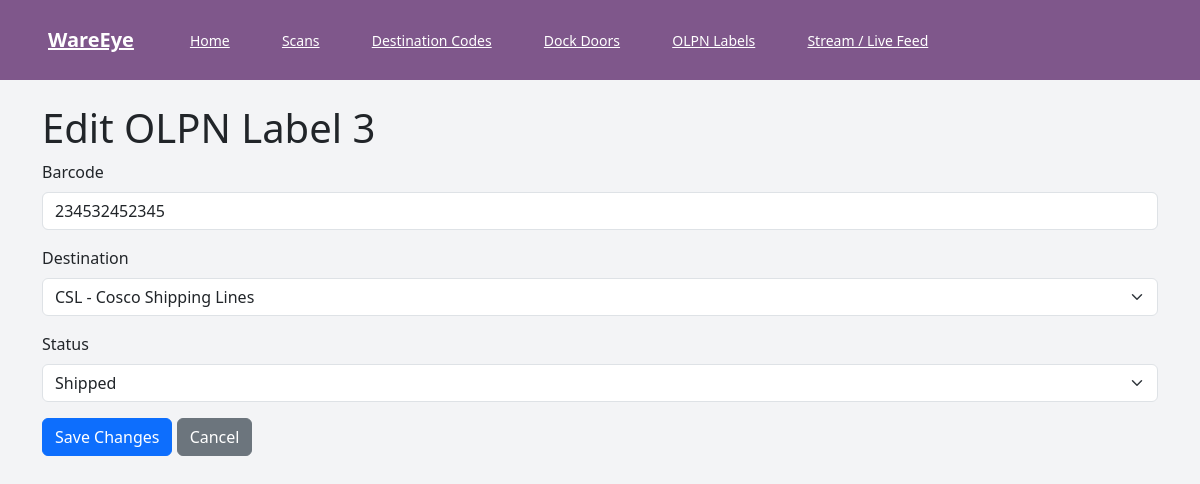
Screenshot of /facility/olpn-labels/3/edit with the database file from the repository.
### models.py (models this page shows, shortened)
class OLPNLabel(db.Model):
    __tablename__ = "olpn_labels"
    id = db.Column(db.Integer, primary_key=True)
    barcode = db.Column(db.String, nullable=False, unique=True, index=True)
    destination_code_id = db.Column(
        db.Integer, db.ForeignKey("destination_codes.id"), nullable=False
    )
    status = db.Column(db.String(16), nullable=False, default="pending")
    created_at = db.Column(db.DateTime, nullable=False, default=datetime.utcnow)
    updated_at = db.Column(
        db.DateTime, nullable=False, default=datetime.utcnow, onupdate=datetime.utcnow
    )
    destination = db.relationship("DestinationCode")

class DestinationCode(db.Model):
    __tablename__ = "destination_codes"
    id = db.Column(db.Integer, primary_key=True)
    code = db.Column(db.String(8), nullable=False, unique=True)
    name = db.Column(db.String(64), nullable=False)

### facility_routes.py (the view, shortened to what this page needs)
@facility_bp.route("/olpn-labels/<int:label_id>/edit", methods=["GET", "POST"])
def edit_olpn_label(label_id: int):
    label = OLPNLabel.query.get_or_404(label_id)
    codes = DestinationCode.query.order_by(DestinationCode.code).all()
    return render_template("facility/olpn_label_edit.html", label=label, codes=codes)

### templates/facility/olpn_label_edit.html (shortened to what this page needs)
{% extends 'base.html' %}
{% block content %}
<h1>Edit OLPN Label {{ label.id }}</h1>
<form method="post">
  <div class="mb-3">
    <label class="form-label">Barcode</label>
    <input type="text" name="barcode" class="form-control" value="{{ label.barcode }}" required>
  </div>
  <div class="mb-3">
    <label class="form-label">Destination</label>
    <select name="destination_code_id" class="form-select" required>
      {% for code in codes %}
      <option value="{{ code.id }}" {% if label.destination_code_id == code.id %}selected{% endif %}>{{ code.code }} - {{ code.name }}</option>
      {% endfor %}
    </select>
  </div>
  <div class="mb-3">
    <label class="form-label">Status</label>
    <select name="status" class="form-select" required>
      <option value="shipped" {% if label.status == 'shipped' %}selected{% endif %}>Shipped</option>
    </select>
  </div>
  <button type="submit" class="btn btn-primary">Save Changes</button>
  <a href="{{ url_for('facility.list_olpn_labels') }}" class="btn btn-secondary">Cancel</a>
</form>
{% endblock %}

### static/css/main.css (style rules this page uses)
:host, html { line-height: 1.5; -webkit-text-size-adjust: 100%; -moz-tab-size: 4; -o-tab-size: 4; tab-size: 4; font-family: ui-sans-serif, system-ui, sans-serif, Apple Color Emoji, Segoe UI Emoji, Segoe UI Symbol, Noto Color Emoji; font-feature-settings: normal; font-variation-settings: normal; -webkit-tap-highlight-color: transparent }
body { margin: 0; line-height: inherit }
h1, h2, h3, h4, h5, h6 { font-size: inherit; font-weight: inherit }
a { color: inherit; text-decoration: inherit }
button, input, optgroup, select, textarea { font-family: inherit; font-feature-settings: inherit; font-variation-settings: inherit; font-size: 100%; font-weight: inherit; line-height: inherit; letter-spacing: inherit; color: inherit; margin: 0; padding: 0 }
button, select { text-transform: none }
button, input:where([type=button]), input:where([type=reset]), input:where([type=submit]) { -webkit-appearance: button; background-color: transparent; background-image: none }
blockquote, dd, dl, figure, h1, h2, h3, h4, h5, h6, hr, p, pre { margin: 0 }
input::placeholder, textarea::placeholder { opacity: 1; color: #9ca3af }
[role=button], button { cursor: pointer }
.mb-3 { margin-bottom: .75rem }
.bg-gray-100 { --tw-bg-opacity: 1; background-color: rgb(243 244 246/var(--tw-bg-opacity, 1)) }

### rows the page displays
OLPNLabel: id "3", barcode "234532452345", destination_code_id "CSL - Cosco Shipping Lines", status "Shipped"
